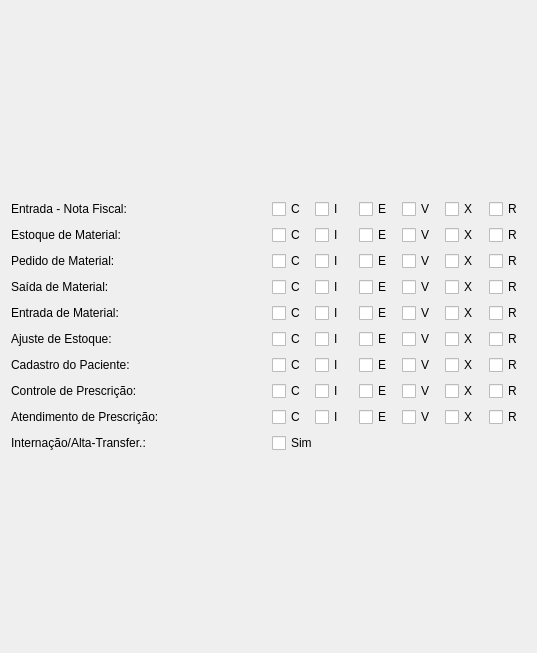
           <widget class="QWidget" name="scrollAreaWidgetContents">
            <property name="geometry">
             <rect>
              <x>0</x>
              <y>0</y>
              <width>537</width>
              <height>653</height>
             </rect>
            </property>
            <layout class="QVBoxLayout" name="verticalLayout_4">
             <item>
              <layout class="QVBoxLayout" name="verticalLayout">
               <item>
                <layout class="QHBoxLayout" name="horizontalLayout_12">
                 <item>
                  <widget class="QLabel" name="label_6">
                   <property name="text">
                    <string>Entrada - Nota Fiscal:</string>
                   </property>
                  </widget>
                 </item>
                 <item>
                  <layout class="QHBoxLayout" name="horizontalLayout_3">
                   <item>
                    <widget class="QCheckBox" name="consultaNotaFiscalCB">
                     <property name="text">
                      <string>C</string>
                     </property>
                    </widget>
                   </item>
                   <item>
                    <widget class="QCheckBox" name="insereNotaFiscalCB">
                     <property name="text">
                      <string>I</string>
                     </property>
                    </widget>
                   </item>
                   <item>
                    <widget class="QCheckBox" name="editaNotaFiscalCB">
                     <property name="text">
                      <string>E</string>
                     </property>
                    </widget>
                   </item>
                   <item>
                    <widget class="QCheckBox" name="visualizaNotaFiscalCB">
                     <property name="text">
                      <string>V</string>
                     </property>
                    </widget>
                   </item>
                   <item>
                    <widget class="QCheckBox" name="excluiNotaFiscalCB">
                     <property name="text">
                      <string>X</string>
                     </property>
                    </widget>
                   </item>
                   <item>
                    <widget class="QCheckBox" name="relatorioNotaFiscalCB">
                     <property name="text">
                      <string>R</string>
                     </property>
                    </widget>
                   </item>
                  </layout>
                 </item>
                </layout>
               </item>
               <item>
                <layout class="QHBoxLayout" name="horizontalLayout_13">
                 <item>
                  <widget class="QLabel" name="label_7">
                   <property name="text">
                    <string>Estoque de Material:</string>
                   </property>
                  </widget>
                 </item>
                 <item>
                  <layout class="QHBoxLayout" name="horizontalLayout_4">
                   <item>
                    <widget class="QCheckBox" name="checkBox_10">
                     <property name="text">
                      <string>C</string>
                     </property>
                    </widget>
                   </item>
                   <item>
                    <widget class="QCheckBox" name="checkBox_11">
                     <property name="text">
                      <string>I</string>
                     </property>
                    </widget>
                   </item>
                   <item>
                    <widget class="QCheckBox" name="checkBox_12">
                     <property name="text">
                      <string>E</string>
                     </property>
                    </widget>
                   </item>
                   <item>
                    <widget class="QCheckBox" name="checkBox_13">
                     <property name="text">
                      <string>V</string>
                     </property>
                    </widget>
                   </item>
                   <item>
                    <widget class="QCheckBox" name="checkBox_14">
                     <property name="text">
                      <string>X</string>
                     </property>
                    </widget>
                   </item>
                   <item>
                    <widget class="QCheckBox" name="checkBox_15">
                     <property name="text">
                      <string>R</string>
                     </property>
                    </widget>
                   </item>
                  </layout>
                 </item>
                </layout>
               </item>
               <item>
                <layout class="QHBoxLayout" name="horizontalLayout_14">
                 <item>
                  <widget class="QLabel" name="label_8">
                   <property name="text">
                    <string>Pedido de Material:</string>
                   </property>
                  </widget>
                 </item>
                 <item>
                  <layout class="QHBoxLayout" name="horizontalLayout_5">
                   <item>
                    <widget class="QCheckBox" name="checkBox_16">
                     <property name="text">
                      <string>C</string>
                     </property>
                    </widget>
                   </item>
                   <item>
                    <widget class="QCheckBox" name="checkBox_17">
                     <property name="text">
                      <string>I</string>
                     </property>
                    </widget>
                   </item>
                   <item>
                    <widget class="QCheckBox" name="checkBox_18">
                     <property name="text">
                      <string>E</string>
                     </property>
                    </widget>
                   </item>
                   <item>
                    <widget class="QCheckBox" name="checkBox_19">
                     <property name="text">
                      <string>V</string>
                     </property>
                    </widget>
                   </item>
                   <item>
                    <widget class="QCheckBox" name="checkBox_20">
                     <property name="text">
                      <string>X</string>
                     </property>
                    </widget>
                   </item>
                   <item>
                    <widget class="QCheckBox" name="checkBox_21">
                     <property name="text">
                      <string>R</string>
                     </property>
                    </widget>
                   </item>
                  </layout>
                 </item>
                </layout>
               </item>
               <item>
                <layout class="QHBoxLayout" name="horizontalLayout_15">
                 <item>
                  <widget class="QLabel" name="label_9">
                   <property name="text">
                    <string>Saída de Material:</string>
                   </property>
                  </widget>
                 </item>
                 <item>
                  <layout class="QHBoxLayout" name="horizontalLayout_6">
                   <item>
                    <widget class="QCheckBox" name="checkBox_22">
                     <property name="text">
                      <string>C</string>
                     </property>
                    </widget>
                   </item>
                   <item>
                    <widget class="QCheckBox" name="checkBox_23">
                     <property name="text">
                      <string>I</string>
                     </property>
                    </widget>
                   </item>
                   <item>
                    <widget class="QCheckBox" name="checkBox_24">
                     <property name="text">
                      <string>E</string>
                     </property>
                    </widget>
                   </item>
                   <item>
                    <widget class="QCheckBox" name="checkBox_25">
                     <property name="text">
                      <string>V</string>
                     </property>
                    </widget>
                   </item>
                   <item>
                    <widget class="QCheckBox" name="checkBox_26">
                     <property name="text">
                      <string>X</string>
                     </property>
                    </widget>
                   </item>
                   <item>
                    <widget class="QCheckBox" name="checkBox_27">
                     <property name="text">
                      <string>R</string>
                     </property>
                    </widget>
                   </item>
                  </layout>
                 </item>
                </layout>
               </item>
               <item>
                <layout class="QHBoxLayout" name="horizontalLayout_16">
                 <item>
                  <widget class="QLabel" name="label_10">
                   <property name="text">
                    <string>Entrada de Material:</string>
                   </property>
                  </widget>
                 </item>
                 <item>
                  <layout class="QHBoxLayout" name="horizontalLayout_7">
                   <item>
                    <widget class="QCheckBox" name="checkBox_28">
                     <property name="text">
                      <string>C</string>
                     </property>
                    </widget>
                   </item>
                   <item>
                    <widget class="QCheckBox" name="checkBox_29">
                     <property name="text">
                      <string>I</string>
                     </property>
                    </widget>
                   </item>
                   <item>
                    <widget class="QCheckBox" name="checkBox_30">
                     <property name="text">
                      <string>E</string>
                     </property>
                    </widget>
                   </item>
                   <item>
                    <widget class="QCheckBox" name="checkBox_31">
                     <property name="text">
                      <string>V</string>
                     </property>
                    </widget>
                   </item>
                   <item>
                    <widget class="QCheckBox" name="checkBox_32">
                     <property name="text">
                      <string>X</string>
                     </property>
                    </widget>
                   </item>
                   <item>
                    <widget class="QCheckBox" name="checkBox_33">
                     <property name="text">
                      <string>R</string>
                     </property>
                    </widget>
                   </item>
                  </layout>
                 </item>
                </layout>
               </item>
               <item>
                <layout class="QHBoxLayout" name="horizontalLayout_17">
                 <item>
                  <widget class="QLabel" name="label_11">
                   <property name="text">
                    <string>Ajuste de Estoque:</string>
                   </property>
                  </widget>
                 </item>
                 <item>
                  <layout class="QHBoxLayout" name="horizontalLayout_8">
                   <item>
                    <widget class="QCheckBox" name="checkBox_34">
                     <property name="text">
                      <string>C</string>
                     </property>
                    </widget>
                   </item>
                   <item>
                    <widget class="QCheckBox" name="checkBox_35">
                     <property name="text">
                      <string>I</string>
                     </property>
                    </widget>
                   </item>
                   <item>
                    <widget class="QCheckBox" name="checkBox_36">
                     <property name="text">
                      <string>E</string>
                     </property>
                    </widget>
                   </item>
                   <item>
                    <widget class="QCheckBox" name="checkBox_37">
                     <property name="text">
                      <string>V</string>
                     </property>
                    </widget>
                   </item>
                   <item>
                    <widget class="QCheckBox" name="checkBox_38">
                     <property name="text">
                      <string>X</string>
                     </property>
                    </widget>
                   </item>
                   <item>
                    <widget class="QCheckBox" name="checkBox_39">
                     <property name="text">
                      <string>R</string>
                     </property>
                    </widget>
                   </item>
                  </layout>
                 </item>
                </layout>
               </item>
               <item>
                <layout class="QHBoxLayout" name="horizontalLayout_18">
                 <item>
                  <widget class="QLabel" name="label_12">
                   <property name="text">
                    <string>Cadastro do Paciente:</string>
                   </property>
                  </widget>
                 </item>
                 <item>
                  <layout class="QHBoxLayout" name="horizontalLayout_9">
                   <item>
                    <widget class="QCheckBox" name="checkBox_40">
                     <property name="text">
                      <string>C</string>
                     </property>
                    </widget>
                   </item>
                   <item>
                    <widget class="QCheckBox" name="checkBox_41">
                     <property name="text">
                      <string>I</string>
                     </property>
                    </widget>
                   </item>
                   <item>
                    <widget class="QCheckBox" name="checkBox_42">
                     <property name="text">
                      <string>E</string>
                     </property>
                    </widget>
                   </item>
                   <item>
                    <widget class="QCheckBox" name="checkBox_43">
                     <property name="text">
                      <string>V</string>
                     </property>
                    </widget>
                   </item>
                   <item>
                    <widget class="QCheckBox" name="checkBox_44">
                     <property name="text">
                      <string>X</string>
                     </property>
                    </widget>
                   </item>
                   <item>
                    <widget class="QCheckBox" name="checkBox_45">
                     <property name="text">
                      <string>R</string>
                     </property>
                    </widget>
                   </item>
                  </layout>
                 </item>
                </layout>
               </item>
               <item>
                <layout class="QHBoxLayout" name="horizontalLayout_19">
                 <item>
                  <widget class="QLabel" name="label_13">
                   <property name="text">
                    <string>Controle de Prescrição:</string>
                   </property>
                  </widget>
                 </item>
                 <item>
                  <layout class="QHBoxLayout" name="horizontalLayout_10">
                   <item>
                    <widget class="QCheckBox" name="checkBox_46">
                     <property name="text">
                      <string>C</string>
                     </property>
                    </widget>
                   </item>
                   <item>
                    <widget class="QCheckBox" name="checkBox_47">
                     <property name="text">
                      <string>I</string>
                     </property>
                    </widget>
                   </item>
                   <item>
                    <widget class="QCheckBox" name="checkBox_48">
                     <property name="text">
                      <string>E</string>
                     </property>
                    </widget>
                   </item>
                   <item>
                    <widget class="QCheckBox" name="checkBox_49">
                     <property name="text">
                      <string>V</string>
                     </property>
                    </widget>
                   </item>
                   <item>
                    <widget class="QCheckBox" name="checkBox_50">
                     <property name="text">
                      <string>X</string>
                     </property>
                    </widget>
                   </item>
                   <item>
                    <widget class="QCheckBox" name="checkBox_51">
                     <property name="text">
                      <string>R</string>
                     </property>
                    </widget>
                   </item>
                  </layout>
                 </item>
                </layout>
               </item>
               <item>
                <layout class="QHBoxLayout" name="horizontalLayout_20">
                 <item>
                  <widget class="QLabel" name="label_22">
                   <property name="text">
                    <string>Atendimento de Prescrição:</string>
                   </property>
                  </widget>
                 </item>
                 <item>
                  <layout class="QHBoxLayout" name="horizontalLayout_11">
                   <item>
                    <widget class="QCheckBox" name="checkBox_52">
                     <property name="text">
                      <string>C</string>
                     </property>
                    </widget>
                   </item>
                   <item>
                    <widget class="QCheckBox" name="checkBox_53">
                     <property name="text">
                      <string>I</string>
                     </property>
                    </widget>
                   </item>
                   <item>
                    <widget class="QCheckBox" name="checkBox_54">
                     <property name="text">
                      <string>E</string>
                     </property>
                    </widget>
                   </item>
                   <item>
                    <widget class="QCheckBox" name="checkBox_55">
                     <property name="text">
                      <string>V</string>
                     </property>
                    </widget>
                   </item>
                   <item>
                    <widget class="QCheckBox" name="checkBox_56">
                     <property name="text">
                      <string>X</string>
                     </property>
                    </widget>
                   </item>
                   <item>
                    <widget class="QCheckBox" name="checkBox_57">
                     <property name="text">
                      <string>R</string>
                     </property>
                    </widget>
                   </item>
                  </layout>
                 </item>
                </layout>
               </item>
               <item>
                <layout class="QHBoxLayout" name="horizontalLayout_21">
                 <item>
                  <widget class="QLabel" name="label_23">
                   <property name="text">
                    <string>Internação/Alta-Transfer.:</string>
                   </property>
                  </widget>
                 </item>
                 <item>
                  <widget class="QCheckBox" name="checkBox_58">
                   <property name="text">
                    <string>Sim</string>
                   </property>
                  </widget>
                 </item>
                </layout>
               </item>
              </layout>
             </item>
            </layout>
           </widget>
